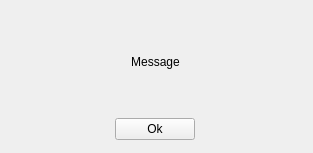
<?xml version="1.0" encoding="UTF-8"?>
<ui version="4.0">
 <class>QtMessageBox</class>
 <widget class="QWidget" name="QtMessageBox">
  <property name="geometry">
   <rect>
    <x>0</x>
    <y>0</y>
    <width>313</width>
    <height>153</height>
   </rect>
  </property>
  <property name="windowTitle">
   <string>Warning</string>
  </property>
  <widget class="QWidget" name="verticalLayoutWidget">
   <property name="geometry">
    <rect>
     <x>0</x>
     <y>0</y>
     <width>311</width>
     <height>151</height>
    </rect>
   </property>
   <layout class="QVBoxLayout" name="verticalLayout">
    <property name="sizeConstraint">
     <enum>QLayout::SetDefaultConstraint</enum>
    </property>
    <property name="leftMargin">
     <number>0</number>
    </property>
    <property name="rightMargin">
     <number>0</number>
    </property>
    <item>
     <widget class="QLabel" name="outputMessage">
      <property name="sizePolicy">
       <sizepolicy hsizetype="Maximum" vsizetype="Preferred">
        <horstretch>0</horstretch>
        <verstretch>0</verstretch>
       </sizepolicy>
      </property>
      <property name="maximumSize">
       <size>
        <width>313</width>
        <height>153</height>
       </size>
      </property>
      <property name="text">
       <string>Message</string>
      </property>
      <property name="alignment">
       <set>Qt::AlignCenter</set>
      </property>
     </widget>
    </item>
    <item alignment="Qt::AlignHCenter">
     <widget class="QPushButton" name="okBtn">
      <property name="sizePolicy">
       <sizepolicy hsizetype="Preferred" vsizetype="Fixed">
        <horstretch>50</horstretch>
        <verstretch>0</verstretch>
       </sizepolicy>
      </property>
      <property name="maximumSize">
       <size>
        <width>100</width>
        <height>16777215</height>
       </size>
      </property>
      <property name="text">
       <string>Ok</string>
      </property>
     </widget>
    </item>
   </layout>
  </widget>
 </widget>
 <layoutdefault spacing="6" margin="11"/>
 <resources/>
 <connections/>
</ui>
